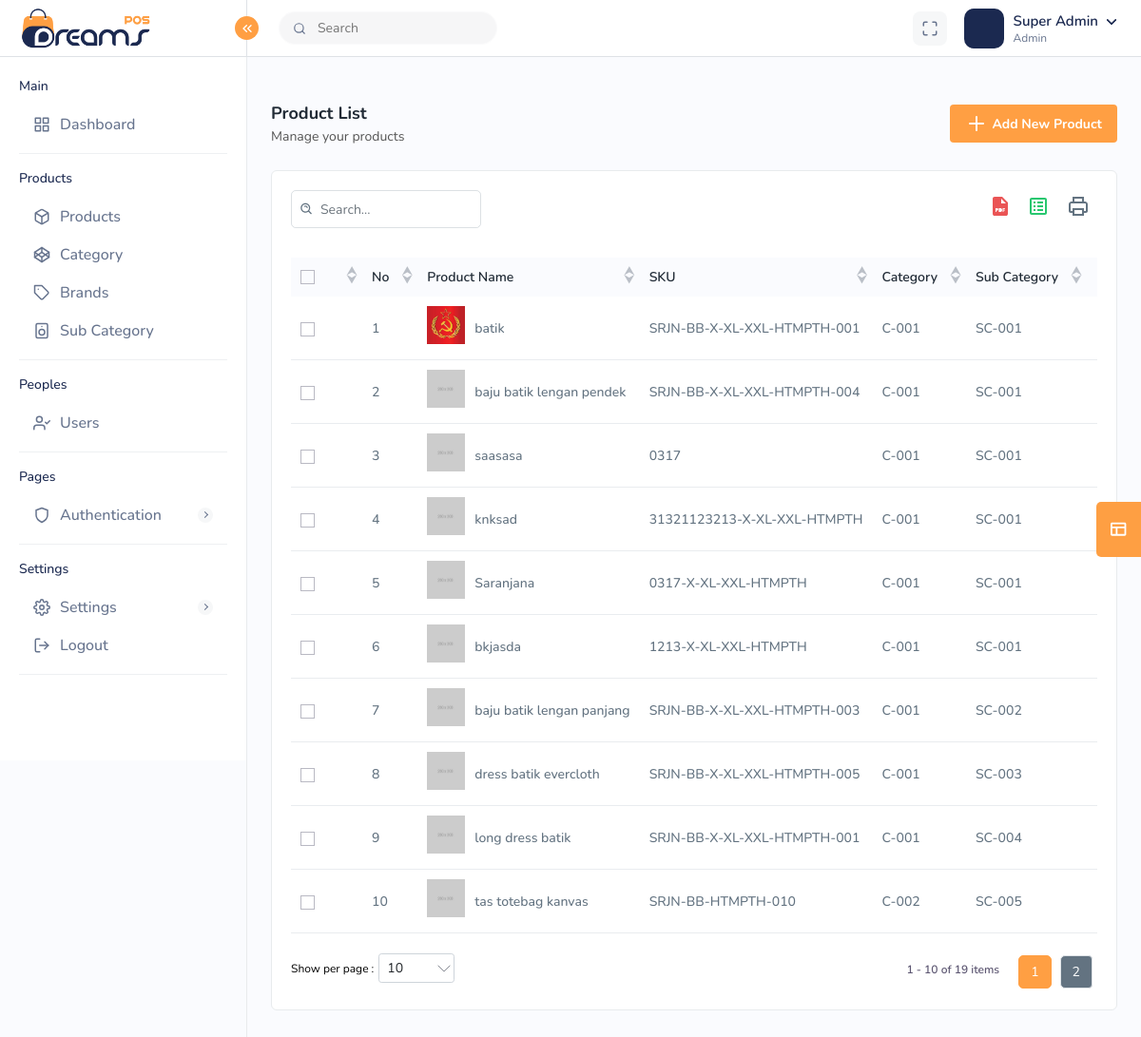
Screenshot of /admin/productlist.php?uid=1 (signed in) with the database file from the repository.
### tables this page shows
CREATE TABLE `tbl_users` (
  `id` int(11) NOT NULL,
  `creation_time` datetime NOT NULL DEFAULT current_timestamp(),
  `update_time` datetime NOT NULL DEFAULT current_timestamp() ON UPDATE current_timestamp(),
  `last_login_time` datetime NOT NULL DEFAULT current_timestamp() ON UPDATE current_timestamp(),
  `username` varchar(50) NOT NULL,
  `email` varchar(50) NOT NULL,
  `pasword` varchar(50) NOT NULL,
  `name` varchar(50) NOT NULL,
  `img_url` varchar(200) NOT NULL,
  `phone` varchar(50) NOT NULL,
  `role` int(3) NOT NULL,
  `status` int(3) NOT NULL,
  `token_ganti_password` text NOT NULL
);

CREATE TABLE `tbl_products` (
  `id` int(11) NOT NULL,
  `creation_time` datetime NOT NULL DEFAULT current_timestamp(),
  `update_time` datetime NOT NULL DEFAULT current_timestamp() ON UPDATE current_timestamp(),
  `id_user` int(11) NOT NULL,
  `name` varchar(50) NOT NULL,
  `img_url` varchar(150) NOT NULL,
  `description` text NOT NULL,
  `id_category` int(11) NOT NULL,
  `id_sub_category` int(11) NOT NULL,
  `id_brand` int(11) NOT NULL,
  `unit` int(10) NOT NULL,
  `sku` varchar(50) NOT NULL,
  `min_qty` int(11) NOT NULL,
  `qty` int(11) NOT NULL,
  `id_tax` int(11) NOT NULL,
  `discount_type` varchar(11) NOT NULL,
  `price` int(11) NOT NULL,
  `status` int(1) NOT NULL
);

CREATE TABLE `tbl_categories` (
  `id` int(11) NOT NULL,
  `creation_time` datetime NOT NULL DEFAULT current_timestamp(),
  `update_time` datetime NOT NULL DEFAULT current_timestamp() ON UPDATE current_timestamp(),
  `id_user` int(11) NOT NULL,
  `code` varchar(150) NOT NULL,
  `img_url` varchar(150) NOT NULL,
  `name` varchar(150) NOT NULL,
  `description` text NOT NULL
);

CREATE TABLE `tbl_sub_categories` (
  `id` int(11) NOT NULL,
  `creation_time` datetime NOT NULL DEFAULT current_timestamp(),
  `update_time` datetime NOT NULL DEFAULT current_timestamp() ON UPDATE current_timestamp(),
  `id_category` int(11) NOT NULL,
  `id_user` int(11) NOT NULL,
  `name` varchar(150) NOT NULL,
  `description` text NOT NULL,
  `code` varchar(150) NOT NULL
);

### admin/productlist.php (the view, shortened to what this page needs)
<!DOCTYPE html>
<html lang="en">
<head>
	<?php include('inc/header.php'); ?>
</head>
<body>
	<div class="main-wrapper">
		<?php include('inc/topnav.php'); ?>
		<?php include('inc/sidebar.php'); ?>
		<div class="page-wrapper">
			<div class="content">
				<div class="page-header">
					<div class="page-title">
						<h4>Product List</h4>
						<h6>Manage your products</h6>
					</div>
					<div class="page-btn">
						<a href="addproduct.php?uid=<?php echo $NewId ?>" class="btn btn-added"><img src="../assets/img/icons/plus.svg" alt="img" class="me-1">Add New Product</a>
					</div>
				</div>
				<div class="card">
					<div class="card-body">
						<div class="table-top">
							<div class="search-set">
								<div class="search-input">
									<a class="btn btn-searchset"><img src="../assets/img/icons/search-white.svg" alt="img"></a>
								</div>
							</div>
							<div class="wordset">
								<ul>
									<li>
										<a data-bs-toggle="tooltip" data-bs-placement="top" title="pdf" id="pdf"><img src="../assets/img/icons/pdf.svg" alt="img"></a>
									</li>
									<li>
										<a data-bs-toggle="tooltip" data-bs-placement="top" title="excel" id="export-excel">
											<img src="../assets/img/icons/excel.svg" alt="img"></a>
									</li>
									<li>
										<a data-bs-toggle="tooltip" data-bs-placement="top" title="print" id="print">
											<img src="../assets/img/icons/printer.svg" alt="img">
										</a>
									</li>
								</ul>
							</div>
						</div>
						<form id="exportExcelForm" method="post" action="processor/exportproducts.php">
							<div id="print_out">
								<div class="table-responsive">
									<table id="filtered-table" class="table  datanew">
										<thead>
											<tr>
												<th>
													<label class="checkboxs">
														<span class="checkmarks"></span>
													</label>
												</th>
												<th>No</th>
												<th>Product Name</th>
												<th>SKU</th>
												<th>Category</th>
												<th>Sub Category</th>
												<th>Brand</th>
											</tr>
										</thead>
										<tbody>
											<?php
											$sql = "SELECT p.*, c.code AS category_code, sc.code AS sub_category_code, b.name AS brand
                                            FROM tbl_products p
                                            INNER JOIN tbl_sub_categories sc ON p.id_sub_category = sc.id
                                            INNER JOIN tbl_categories c ON p.id_category = c.id
                                            INNER JOIN tbl_brands b ON p.id_brand = b.id";
											$result = $conn->query($sql);
											$ro = '1';
											if ($result && $result->num_rows > 0) {
												while ($row = $result->fetch_assoc()) {
													echo '<tr data-id="' . $row['id'] . '">';
													echo '<td>
                                                <label class="checkboxs">
                                                    <input type="checkbox">
                                                    <span class="checkmarks"></span>
                                                </label>
                                            </td>';
													echo '<td scope="row">' . $ro . '</td>';
													echo '<td class="productimgname" scope="row"><a class="product-img"><img src="' . $row['img_url'] . '"></a> <a>' . $row['name'] . '</a></td>';
													echo '<td scope="row">' . $row['sku'] . '</td>';
													echo '<td scope="row">' . $row['category_code'] . '</td>';
													echo '<td scope="row">' . $row['sub_category_code'] . '</td>';
													echo '<td scope="row">' . $row['brand'] . '</td>';
													echo '</tr>';
													$ro++;
												}
											} else {
												echo '<tr><td colspan="11">No products found.</td></tr>';
											}
											?>
										</tbody>
									</table>
								</div>
							</div>
					</div>
				</div>
			</div>
		</div>
	</div>
</body>
</html>

### admin/inc/topnav.php (shortened to what this page needs)
<?php
$servername = "localhost";
$db_username = "root";
$db_password = "";
$database = "ims";
$conn = new mysqli($servername, $db_username, $db_password, $database);
$id = $_GET['uid'];
$NewId = $id;
$Uniquequery = "SELECT * FROM tbl_users WHERE id = $NewId";
$Uniqueresult = $conn->query($Uniquequery);
if ($Uniqueresult && $Uniqueresult->num_rows > 0) {
    $Uniquerow = $Uniqueresult->fetch_assoc();
}
$role = $Uniquerow['role'];
if ($role == 0) {
    echo $roleText = "Admin";
} else {
    echo $roleText = "Users";
}
echo '
<div class="header">
    <div class="header-left active">
        <a href="index.php?uid=' . $NewId . '" class="logo logo-normal">
            <img src="../assets/img/logo.png" alt="">
        </a>
        <a href="index.php?uid=' . $NewId . '" class="logo logo-white">
        </a>
        <a href="index.php?uid=' . $NewId . '" class="logo-small">
        </a>
        <a id="toggle_btn" href="javascript:void(0);">
            <i data-feather="chevrons-left" class="feather-16"></i>
        </a>
    </div>
    <ul class="nav user-menu">
        <li class="nav-item nav-searchinputs">
            <div class="top-nav-search">
                <form action="#">
                    <div class="searchinputs">
                        <input type="text" placeholder="Search">
                        <div class="search-addon">
                            <span><i data-feather="search" class="feather-14"></i></span>
                        </div>
                    </div>
                </form>
            </div>
        </li>
        <li class="nav-item nav-item-box">
            <a href="javascript:void(0);" id="btnFullscreen">
                <i data-feather="maximize"></i>
            </a>
        </li>
        <li class="nav-item dropdown has-arrow main-drop">
            <a href="javascript:void(0);" class="dropdown-toggle nav-link userset" data-bs-toggle="dropdown">
                <span class="user-info">
                    <span class="user-letter">
                        <img src="' . $Uniquerow['img_url'] . '" alt="" class="img-fluid">
                    </span>
                    <span class="user-detail">
                        <span class="user-name">' . $Uniquerow['name'] . '</span>
                        <span class="user-role">' . $roleText . '</span>
                    </span>
                </span>
            </a>
                        <span class="user-img"><img src="' . $Uniquerow['img_url'] . '" alt="">
                            <span class="status online"></span></span>
                            <h6>' . $Uniquerow['username'] . '</h6>
                            <h5>' . $roleText . '</h5>
                    <a class="dropdown-item" href="profile.php?uid=' . $NewId . '"> <i class="me-2" data-feather="user"></i> My Profile</a>
        </li>
    </ul>
</div>';
?>

### rows the page displays
tbl_users: name "Super Admin", role "Admin"
tbl_products: img_url (picture), name "batik", sku "SRJN-BB-X-XL-XXL-HTMPTH-001", id_category.code "C-001", id_sub_category.code "SC-001"
tbl_products: img_url (picture), name "baju batik lengan pendek", sku "SRJN-BB-X-XL-XXL-HTMPTH-004", id_category.code "C-001", id_sub_category.code "SC-001"
tbl_products: img_url (picture), name "saasasa", sku "0317", id_category.code "C-001", id_sub_category.code "SC-001"
tbl_products: img_url (picture), name "knksad", sku "31321123213-X-XL-XXL-HTMPTH", id_category.code "C-001", id_sub_category.code "SC-001"
tbl_products: img_url (picture), name "Saranjana", sku "0317-X-XL-XXL-HTMPTH", id_category.code "C-001", id_sub_category.code "SC-001"
tbl_products: img_url (picture), name "bkjasda", sku "1213-X-XL-XXL-HTMPTH", id_category.code "C-001", id_sub_category.code "SC-001"
tbl_products: img_url (picture), name "baju batik lengan panjang", sku "SRJN-BB-X-XL-XXL-HTMPTH-003", id_category.code "C-001", id_sub_category.code "SC-002"
tbl_products: img_url (picture), name "dress batik evercloth", sku "SRJN-BB-X-XL-XXL-HTMPTH-005", id_category.code "C-001", id_sub_category.code "SC-003"
tbl_products: img_url (picture), name "long dress batik", sku "SRJN-BB-X-XL-XXL-HTMPTH-001", id_category.code "C-001", id_sub_category.code "SC-004"
tbl_products: img_url (picture), name "tas totebag kanvas", sku "SRJN-BB-HTMPTH-010", id_category.code "C-002", id_sub_category.code "SC-005"
